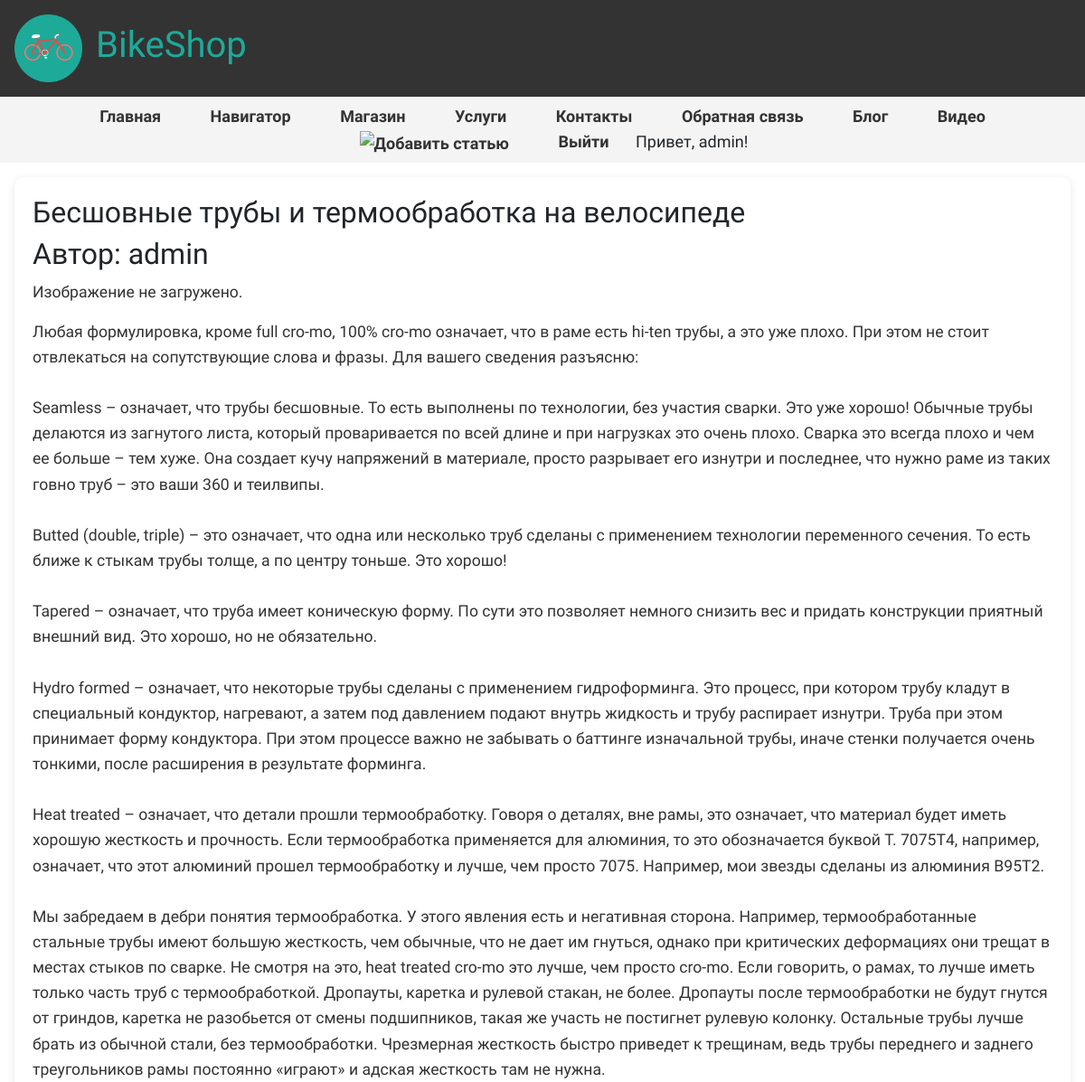
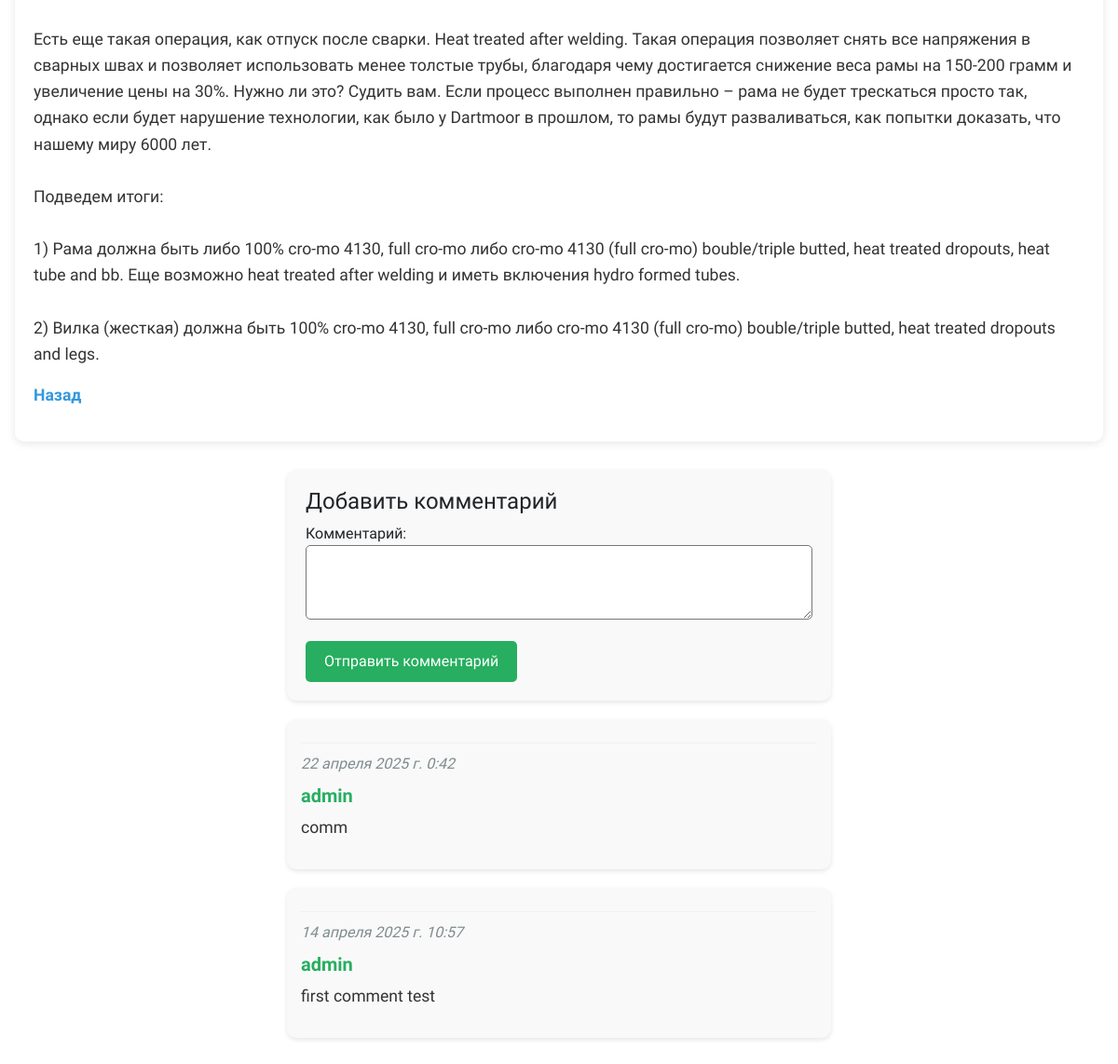
/blogpost/3/ (signed in), run on the app's committed database (2 pictures, top to bottom).
### main/models.py (models this page shows, shortened)
class Blog(models.Model):
    title = models.CharField(max_length=200, verbose_name="Заголовок")
    short_content = models.TextField(verbose_name="Краткое содержание")
    full_content = models.TextField(verbose_name="Полное содержание")
    posted = models.DateTimeField(default=datetime.now, db_index=True, verbose_name="Опубликована")
    author = models.ForeignKey(User, on_delete=models.CASCADE, verbose_name="Автор")
    image = models.ImageField(upload_to='blog_images/', null=True, blank=True, verbose_name="Изображение")
    class Meta:
        verbose_name = "Статья блога"
        verbose_name_plural = "Статьи блога"
        ordering = ['-posted']

class Comment(models.Model):
    text = models.TextField(verbose_name="Комментарий")
    date = models.DateTimeField(default=datetime.now, verbose_name="Дата добавления")
    author = models.ForeignKey(User, on_delete=models.CASCADE, verbose_name="Автор")
    post = models.ForeignKey(Blog, on_delete=models.CASCADE, verbose_name="Статья")
    class Meta:
        verbose_name = "Комментарий"
        verbose_name_plural = "Комментарии"
        ordering = ['-date']

### main/views.py (the view)
# urls.py: path('blogpost/<int:parametr>/', views.blogpost, name='blogpost'),
def blogpost(request, parametr):
    assert isinstance(request, HttpRequest)
    post_1 = Blog.objects.get(id=parametr)
    comments = Comment.objects.filter(post=parametr)
    if request.method == "POST":
        form = CommentForm(request.POST)
        if form.is_valid():
            comment_f = form.save(commit=False)
            comment_f.author = request.user
            comment_f.date = datetime.now()
            comment_f.post = Blog.objects.get(id=parametr)
            comment_f.save()
            return redirect('blogpost', parametr=post_1.id)
    else:
        form = CommentForm()
    return render(
        request,
        'main/blogpost.html',
        {
            'post_1': post_1,
            'comments': comments,  # Передача
            'form': form,
            'year': datetime.now().year,
        }
    )

### main/forms.py
class CommentForm(forms.ModelForm):
    class Meta:
        model = Comment
        fields = ('text',)
        labels = {'text': "Комментарий"}

### main/templates/main/blogpost.html (shortened to what this page needs)
{% extends "main/layout.html" %}
{% block content %}
    <div class="blog-post">
        <h2>{{ post_1.title }}</h2>
        <h2>Автор: {{ post_1.author }}</h2>
        {% if post_1.image %}
            <img src="{{ post_1.image.url }}" alt="Картинка статьи" class="img-fluid mb-3" style="max-width: 100%; height: auto;">
        {% else %}
            <p>Изображение не загружено.</p>
        {% endif %}
        <p>{{ post_1.full_content|linebreaksbr }}</p>
        <p><a href="{% url 'blog' %}">Назад</a></p>
    </div>
    {% if user.is_authenticated %}
        <div class="comment-form">
            <h3>Добавить комментарий</h3>
            <form method="POST">
                <div>
                    {{ form.as_p }}
                    <button type="submit" class="save btn btn-default">Отправить комментарий</button>
                </div>
            </form>
        </div>
    {% else %}
        <h3>Для добавления своего комментария, пожалуйста, авторизуйтесь</h3>
    {% endif %}
    {% for comment in comments %}
        <div class="comment">
            <hr/>
            <h7>{{ comment.date }}</h7>
            <h5>{{ comment.author }}</h5>
            <p>{{ comment.text|linebreaksbr }}</p>
        </div>
    {% endfor %}
{% endblock %}

### main/templates/main/layout.html (shortened to what this page needs)
{% load static %}
<!DOCTYPE html>
<html lang="ru">
<head>
    <link rel="stylesheet" href="{% static 'main/css/site.css' %}">
    <link rel="stylesheet" href="{% static 'main/css/bootstrap.css' %}">
</head>
<body>
    <header>
        <a href="{% url 'about' %}">
            <img src="{% static 'main/images/logo.png' %}" alt="Логотип BikeShop" class="logo">
        </a>
        <h1>BikeShop</h1>
    </header>
    <nav>
        <a href="{% url 'about' %}">Главная</a>
        <a href="{% url 'links' %}">Навигатор</a>
        <a href="{% url 'shop' %}">Магазин</a>
        <a href="{% url 'services' %}">Услуги</a>
        <a href="{% url 'contacts' %}">Контакты</a>
        <a href="{% url 'feedback' %}">Обратная связь</a>
        <a href="{% url 'blog' %}">Блог</a>
        <a href="{% url 'video' %}">Видео</a>
        {% if user.is_superuser %}
        <a href="{% url 'newpost' %}" class="add-post-icon">
            <img src="{% static 'main/content/add_new.png' %}" alt="Добавить статью" title="Добавить статью">
        </a>
        {% endif %}
        {% if not user.is_authenticated %}
            <a href="{% url 'registration' %}">Регистрация</a>
            <a href="{% url 'login' %}">Вход</a>
        {% else %}
            <a href="{% url 'logout' %}">Выйти</a>
            <span>Привет, {{ user.username }}!</span>
        {% endif %}
    </nav>
    <main>
        {% block content %}{% endblock %}
    </main>
</body>
</html>

### main/static/main/css/site.css (style rules this page uses)
* { font-family: 'Chocolate Classical Sans', sans-serif; }
body { margin: 0; padding: 0; background-color: #f4f4f4; }
header { background-color: #333; color: #fff; text-align: left; padding: 1rem; display: flex; align-items: center; justify-content: flex-start; }
.logo { width: 75px; height: auto; margin-right: 15px; }
nav { font-family: 'Dancing Script', cursive; background-color: #f4f4f4; font-size: 18px; padding: 0.5rem; text-align: center; }
nav a { margin: 0 15px; text-decoration: none; color: #333; font-weight: bold; padding: 5px 10px; border-radius: 5px; }
main { padding: 1rem; display: flex; flex-direction: column; align-items: center; }
h1 { color: rgb(29, 170, 153); }
button, .btn { background-color: #3498db; color: white; border: none; padding: 8px 16px; border-radius: 5px; }
h5 { color: #27ae60; font-weight: bold; margin-bottom: 5px; }
h7 { color: #7f8c8d; font-style: italic; display: block; margin-bottom: 5px; }
hr { border-top: 1px solid #ddd; margin: 15px 0; }
.comment { background-color: #f9f9f9; padding: 10px; border-radius: 5px; margin-bottom: 10px; }
.blog-post { background-color: #fff; padding: 20px; border-radius: 10px; box-shadow: 0 2px 10px rgba(0, 0, 0, 0.1); margin-bottom: 30px; }
.blog-post h2 { font-size: 2rem; }
.blog-post p { font-size: 1.1rem; color: #333; line-height: 1.6; }
.blog-post a { text-decoration: none; color: #3498db; font-weight: bold; }
.comment-form { background-color: #f9f9f9; padding: 20px; border-radius: 10px; box-shadow: 0 2px 5px rgba(0, 0, 0, 0.1); margin-bottom: 20px; width: 50%; }
.comment-form h3 { font-size: 1.5rem; }
.comment-form .save { background-color: #27ae60; color: white; padding: 10px 20px; border-radius: 5px; font-size: 1rem; border: none; }
.comment { background-color: #f9f9f9; padding: 15px; border-radius: 10px; box-shadow: 0 2px 5px rgba(0, 0, 0, 0.1); margin-bottom: 20px; width: 50%; }
.comment h5 { color: #27ae60; font-weight: bold; }
.comment h7 { color: #7f8c8d; font-style: italic; display: block; margin-bottom: 10px; }
.comment p { font-size: 1.1rem; color: #333; line-height: 1.6; }
.comment hr { border-top: 1px solid #ddd; margin: 10px 0; }
.comment-form textarea { width: 100%; min-height: 80px; max-height: 10px; padding: 10px; border-radius: 5px; resize: vertical; }
.add-post-icon img { width: 70px; height: 70px; transition: transform 0.3s ease; background: none; background-color: none; }
nav .add-post-icon, nav .add-post-icon:hover { background-color: transparent !important; }

### data on the page
Blog: title "Бесшовные трубы и термообработка на велосипеде", author "admin", full_content "Любая формулировка, кроме full cro-mo, 100% cro-mo означает, что в раме есть hi-ten трубы, а это уже плохо. При этом не стоит отвлекаться на сопутствующие слова и фразы. Для вашего сведения разъясню: Seamless – означает, что трубы бесшовные. То есть выполнены по технологии, без участия сварки. Это уже хорошо! Обычные трубы делаются из загнутого листа, который проваривается по всей длине и при нагрузках это очень плохо. Сварка это всегда плохо и чем ее больше – тем хуже. Она создает кучу напряжений в материале, просто разрывает его изнутри и последнее, что нужно раме из таких говно труб – это ваши 360 и теилвипы. Butted (double, triple) – это означает, что одна или несколько труб сделаны с…"
Comment: date "22 апреля 2025 г. 0:42", author "admin", text "comm"
Comment: date "14 апреля 2025 г. 10:57", author "admin", text "first comment test"

### other printed values
{{ user.username }} "admin"
